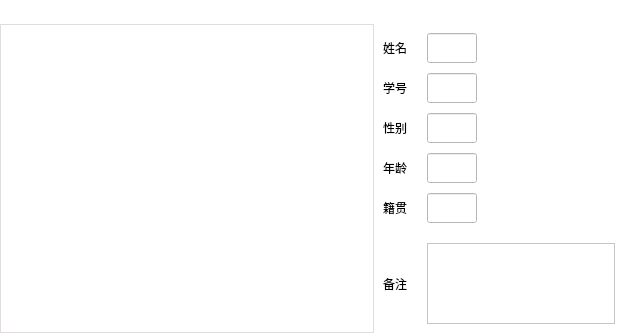
<?xml version="1.0" encoding="UTF-8"?>
<ui version="4.0">
 <class>TableOperaWidget</class>
 <widget class="QWidget" name="TableOperaWidget">
  <property name="geometry">
   <rect>
    <x>0</x>
    <y>0</y>
    <width>624</width>
    <height>333</height>
   </rect>
  </property>
  <property name="maximumSize">
   <size>
    <width>16777215</width>
    <height>16777215</height>
   </size>
  </property>
  <property name="windowTitle">
   <string>Form</string>
  </property>
  <property name="styleSheet">
   <string notr="true">background-color: rgb(255, 255, 255);</string>
  </property>
  <layout class="QGridLayout" name="gridLayout" rowstretch="1,13" columnstretch="3,2">
   <property name="leftMargin">
    <number>0</number>
   </property>
   <property name="topMargin">
    <number>0</number>
   </property>
   <property name="rightMargin">
    <number>0</number>
   </property>
   <property name="bottomMargin">
    <number>0</number>
   </property>
   <property name="spacing">
    <number>0</number>
   </property>
   <item row="1" column="0">
    <widget class="QTableView" name="tableView">
     <property name="styleSheet">
      <string notr="true">/*tablewidget 样式*/
QTableView#tableView{
    selection-background-color:rgb(255, 156, 75);
    background-color:white;/*整个表格的背景色，这里为白色*/
    border:1px solid #E0DDDC;/*边框为1像素，灰色*/
    gridline-color:lightgray;/*这个是表格的格子线的颜色，为亮灰*/
}
/*这里是表格表头样式*/
QHeaderView#tableView::section{
    background-color:white;/*背景色 白色*/
    border:0px solid #E0DDDC;/*先把边框宽度设为0，即隐藏所有表头边框*/
    border-bottom:1px solid #E0DDDC;/*然后只显示下边框，因为上边框和左右边框是整个Table的边框，都显示会有2px的边框宽度*/
    height:20px;/*表头高度*/
}</string>
     </property>
     <property name="verticalScrollBarPolicy">
      <enum>Qt::ScrollBarAsNeeded</enum>
     </property>
     <property name="horizontalScrollBarPolicy">
      <enum>Qt::ScrollBarAsNeeded</enum>
     </property>
     <property name="sizeAdjustPolicy">
      <enum>QAbstractScrollArea::AdjustToContents</enum>
     </property>
     <property name="gridStyle">
      <enum>Qt::SolidLine</enum>
     </property>
     <attribute name="horizontalHeaderCascadingSectionResizes">
      <bool>false</bool>
     </attribute>
     <attribute name="verticalHeaderCascadingSectionResizes">
      <bool>false</bool>
     </attribute>
    </widget>
   </item>
   <item row="0" column="0">
    <widget class="QWidget" name="operationBar" native="true">
     <property name="minimumSize">
      <size>
       <width>0</width>
       <height>20</height>
      </size>
     </property>
     <property name="maximumSize">
      <size>
       <width>16777215</width>
       <height>70</height>
      </size>
     </property>
     <layout class="QHBoxLayout" name="horizontalLayout" stretch="7,2,1,2">
      <property name="spacing">
       <number>0</number>
      </property>
      <property name="sizeConstraint">
       <enum>QLayout::SetMinAndMaxSize</enum>
      </property>
      <property name="leftMargin">
       <number>0</number>
      </property>
      <property name="topMargin">
       <number>0</number>
      </property>
      <property name="rightMargin">
       <number>0</number>
      </property>
      <property name="bottomMargin">
       <number>0</number>
      </property>
      <item>
       <spacer name="horizontalSpacer_2">
        <property name="orientation">
         <enum>Qt::Horizontal</enum>
        </property>
        <property name="sizeHint" stdset="0">
         <size>
          <width>175</width>
          <height>20</height>
         </size>
        </property>
       </spacer>
      </item>
      <item>
       <widget class="QToolButton" name="appendBtn">
        <property name="sizePolicy">
         <sizepolicy hsizetype="Preferred" vsizetype="Preferred">
          <horstretch>0</horstretch>
          <verstretch>0</verstretch>
         </sizepolicy>
        </property>
        <property name="minimumSize">
         <size>
          <width>10</width>
          <height>10</height>
         </size>
        </property>
        <property name="maximumSize">
         <size>
          <width>75</width>
          <height>75</height>
         </size>
        </property>
        <property name="toolTip">
         <string>添加学生</string>
        </property>
        <property name="statusTip">
         <string/>
        </property>
        <property name="styleSheet">
         <string notr="true">QToolButton#appendBtn
{
	background: transparent;
	border:none;
	border-image: url(:/picture/icon/appendIcon.png);
}
QToolButton#appendBtn:hover
{
		background-color: rgb(255, 156, 75);
}
QToolButton#appendBtn:clicked, QToolButton#appendBtn:pressed
{
	background-color: rgb(255, 84, 84);
}
</string>
        </property>
        <property name="text">
         <string/>
        </property>
        <property name="toolButtonStyle">
         <enum>Qt::ToolButtonTextUnderIcon</enum>
        </property>
       </widget>
      </item>
      <item>
       <spacer name="horizontalSpacer">
        <property name="orientation">
         <enum>Qt::Horizontal</enum>
        </property>
        <property name="sizeHint" stdset="0">
         <size>
          <width>24</width>
          <height>20</height>
         </size>
        </property>
       </spacer>
      </item>
      <item>
       <widget class="QToolButton" name="removeBtn">
        <property name="sizePolicy">
         <sizepolicy hsizetype="Preferred" vsizetype="Preferred">
          <horstretch>0</horstretch>
          <verstretch>0</verstretch>
         </sizepolicy>
        </property>
        <property name="minimumSize">
         <size>
          <width>10</width>
          <height>10</height>
         </size>
        </property>
        <property name="maximumSize">
         <size>
          <width>75</width>
          <height>75</height>
         </size>
        </property>
        <property name="toolTip">
         <string>删除当前学生</string>
        </property>
        <property name="styleSheet">
         <string notr="true">QToolButton#removeBtn
{
	background: transparent;
	border:none;
	border-image: url(:/picture/icon/deleteIcon.png);
}

QToolButton#removeBtn:hover
{
	background-color: rgb(255, 156, 75);
}

QToolButton#removeBtn:clicked, QToolButton#removeBtn:pressed
{
	background-color: rgb(255, 84, 84);
}</string>
        </property>
        <property name="text">
         <string/>
        </property>
        <property name="iconSize">
         <size>
          <width>100</width>
          <height>100</height>
         </size>
        </property>
        <property name="checkable">
         <bool>false</bool>
        </property>
        <property name="toolButtonStyle">
         <enum>Qt::ToolButtonTextUnderIcon</enum>
        </property>
       </widget>
      </item>
     </layout>
    </widget>
   </item>
   <item row="1" column="1">
    <widget class="QWidget" name="InfoWid" native="true">
     <layout class="QVBoxLayout" name="verticalLayout_2" stretch="5,2">
      <item>
       <layout class="QHBoxLayout" name="horizontalLayout_8" stretch="2,3">
        <property name="spacing">
         <number>0</number>
        </property>
        <item>
         <layout class="QVBoxLayout" name="verticalLayout">
          <property name="spacing">
           <number>0</number>
          </property>
          <property name="rightMargin">
           <number>5</number>
          </property>
          <item>
           <layout class="QHBoxLayout" name="horizontalLayout_3">
            <property name="spacing">
             <number>0</number>
            </property>
            <property name="sizeConstraint">
             <enum>QLayout::SetMinAndMaxSize</enum>
            </property>
            <item>
             <widget class="QLabel" name="label">
              <property name="text">
               <string>姓名</string>
              </property>
             </widget>
            </item>
            <item>
             <spacer name="horizontalSpacer_8">
              <property name="orientation">
               <enum>Qt::Horizontal</enum>
              </property>
              <property name="sizeType">
               <enum>QSizePolicy::Fixed</enum>
              </property>
              <property name="sizeHint" stdset="0">
               <size>
                <width>20</width>
                <height>10</height>
               </size>
              </property>
             </spacer>
            </item>
            <item>
             <widget class="QLineEdit" name="theName">
              <property name="sizePolicy">
               <sizepolicy hsizetype="Preferred" vsizetype="Preferred">
                <horstretch>0</horstretch>
                <verstretch>0</verstretch>
               </sizepolicy>
              </property>
              <property name="minimumSize">
               <size>
                <width>50</width>
                <height>30</height>
               </size>
              </property>
              <property name="maximumSize">
               <size>
                <width>200</width>
                <height>30</height>
               </size>
              </property>
             </widget>
            </item>
            <item>
             <spacer name="horizontalSpacer_3">
              <property name="orientation">
               <enum>Qt::Horizontal</enum>
              </property>
              <property name="sizeHint" stdset="0">
               <size>
                <width>40</width>
                <height>20</height>
               </size>
              </property>
             </spacer>
            </item>
           </layout>
          </item>
          <item>
           <spacer name="verticalSpacer_5">
            <property name="orientation">
             <enum>Qt::Vertical</enum>
            </property>
            <property name="sizeType">
             <enum>QSizePolicy::Maximum</enum>
            </property>
            <property name="sizeHint" stdset="0">
             <size>
              <width>20</width>
              <height>10</height>
             </size>
            </property>
           </spacer>
          </item>
          <item>
           <layout class="QHBoxLayout" name="horizontalLayout_4">
            <property name="spacing">
             <number>0</number>
            </property>
            <property name="sizeConstraint">
             <enum>QLayout::SetMinAndMaxSize</enum>
            </property>
            <item>
             <widget class="QLabel" name="label_2">
              <property name="text">
               <string>学号</string>
              </property>
             </widget>
            </item>
            <item>
             <spacer name="horizontalSpacer_9">
              <property name="orientation">
               <enum>Qt::Horizontal</enum>
              </property>
              <property name="sizeType">
               <enum>QSizePolicy::Fixed</enum>
              </property>
              <property name="sizeHint" stdset="0">
               <size>
                <width>20</width>
                <height>20</height>
               </size>
              </property>
             </spacer>
            </item>
            <item>
             <widget class="QLineEdit" name="theID">
              <property name="sizePolicy">
               <sizepolicy hsizetype="Preferred" vsizetype="Preferred">
                <horstretch>0</horstretch>
                <verstretch>0</verstretch>
               </sizepolicy>
              </property>
              <property name="minimumSize">
               <size>
                <width>50</width>
                <height>30</height>
               </size>
              </property>
              <property name="maximumSize">
               <size>
                <width>200</width>
                <height>30</height>
               </size>
              </property>
             </widget>
            </item>
            <item>
             <spacer name="horizontalSpacer_4">
              <property name="orientation">
               <enum>Qt::Horizontal</enum>
              </property>
              <property name="sizeHint" stdset="0">
               <size>
                <width>40</width>
                <height>20</height>
               </size>
              </property>
             </spacer>
            </item>
           </layout>
          </item>
          <item>
           <spacer name="verticalSpacer_4">
            <property name="orientation">
             <enum>Qt::Vertical</enum>
            </property>
            <property name="sizeType">
             <enum>QSizePolicy::Maximum</enum>
            </property>
            <property name="sizeHint" stdset="0">
             <size>
              <width>20</width>
              <height>10</height>
             </size>
            </property>
           </spacer>
          </item>
          <item>
           <layout class="QHBoxLayout" name="horizontalLayout_5">
            <property name="spacing">
             <number>0</number>
            </property>
            <property name="sizeConstraint">
             <enum>QLayout::SetMinAndMaxSize</enum>
            </property>
            <item>
             <widget class="QLabel" name="label_3">
              <property name="text">
               <string>性别</string>
              </property>
             </widget>
            </item>
            <item>
             <spacer name="horizontalSpacer_10">
              <property name="orientation">
               <enum>Qt::Horizontal</enum>
              </property>
              <property name="sizeType">
               <enum>QSizePolicy::Fixed</enum>
              </property>
              <property name="sizeHint" stdset="0">
               <size>
                <width>20</width>
                <height>20</height>
               </size>
              </property>
             </spacer>
            </item>
            <item>
             <widget class="QLineEdit" name="theGender">
              <property name="sizePolicy">
               <sizepolicy hsizetype="Preferred" vsizetype="Preferred">
                <horstretch>0</horstretch>
                <verstretch>0</verstretch>
               </sizepolicy>
              </property>
              <property name="minimumSize">
               <size>
                <width>50</width>
                <height>30</height>
               </size>
              </property>
              <property name="maximumSize">
               <size>
                <width>200</width>
                <height>30</height>
               </size>
              </property>
             </widget>
            </item>
            <item>
             <spacer name="horizontalSpacer_5">
              <property name="orientation">
               <enum>Qt::Horizontal</enum>
              </property>
              <property name="sizeHint" stdset="0">
               <size>
                <width>40</width>
                <height>20</height>
               </size>
              </property>
             </spacer>
            </item>
           </layout>
          </item>
          <item>
           <spacer name="verticalSpacer_3">
            <property name="orientation">
             <enum>Qt::Vertical</enum>
            </property>
            <property name="sizeType">
             <enum>QSizePolicy::Maximum</enum>
            </property>
            <property name="sizeHint" stdset="0">
             <size>
              <width>20</width>
              <height>10</height>
             </size>
            </property>
           </spacer>
          </item>
          <item>
           <layout class="QHBoxLayout" name="horizontalLayout_6">
            <property name="spacing">
             <number>0</number>
            </property>
            <property name="sizeConstraint">
             <enum>QLayout::SetMinAndMaxSize</enum>
            </property>
            <item>
             <widget class="QLabel" name="label_4">
              <property name="text">
               <string>年龄</string>
              </property>
             </widget>
            </item>
            <item>
             <spacer name="horizontalSpacer_11">
              <property name="orientation">
               <enum>Qt::Horizontal</enum>
              </property>
              <property name="sizeType">
               <enum>QSizePolicy::Fixed</enum>
              </property>
              <property name="sizeHint" stdset="0">
               <size>
                <width>20</width>
                <height>20</height>
               </size>
              </property>
             </spacer>
            </item>
            <item>
             <widget class="QLineEdit" name="theAge">
              <property name="sizePolicy">
               <sizepolicy hsizetype="Preferred" vsizetype="Preferred">
                <horstretch>0</horstretch>
                <verstretch>0</verstretch>
               </sizepolicy>
              </property>
              <property name="minimumSize">
               <size>
                <width>50</width>
                <height>30</height>
               </size>
              </property>
              <property name="maximumSize">
               <size>
                <width>200</width>
                <height>30</height>
               </size>
              </property>
             </widget>
            </item>
            <item>
             <spacer name="horizontalSpacer_6">
              <property name="orientation">
               <enum>Qt::Horizontal</enum>
              </property>
              <property name="sizeHint" stdset="0">
               <size>
                <width>40</width>
                <height>20</height>
               </size>
              </property>
             </spacer>
            </item>
           </layout>
          </item>
          <item>
           <spacer name="verticalSpacer_2">
            <property name="orientation">
             <enum>Qt::Vertical</enum>
            </property>
            <property name="sizeType">
             <enum>QSizePolicy::Maximum</enum>
            </property>
            <property name="sizeHint" stdset="0">
             <size>
              <width>20</width>
              <height>10</height>
             </size>
            </property>
           </spacer>
          </item>
          <item>
           <layout class="QHBoxLayout" name="horizontalLayout_7">
            <property name="spacing">
             <number>0</number>
            </property>
            <property name="sizeConstraint">
             <enum>QLayout::SetMinAndMaxSize</enum>
            </property>
            <item>
             <widget class="QLabel" name="label_5">
              <property name="text">
               <string>籍贯</string>
              </property>
             </widget>
            </item>
            <item>
             <spacer name="horizontalSpacer_12">
              <property name="orientation">
               <enum>Qt::Horizontal</enum>
              </property>
              <property name="sizeType">
               <enum>QSizePolicy::Fixed</enum>
              </property>
              <property name="sizeHint" stdset="0">
               <size>
                <width>20</width>
                <height>20</height>
               </size>
              </property>
             </spacer>
            </item>
            <item>
             <widget class="QLineEdit" name="theNativePlace">
              <property name="sizePolicy">
               <sizepolicy hsizetype="Preferred" vsizetype="Preferred">
                <horstretch>0</horstretch>
                <verstretch>0</verstretch>
               </sizepolicy>
              </property>
              <property name="minimumSize">
               <size>
                <width>50</width>
                <height>30</height>
               </size>
              </property>
              <property name="maximumSize">
               <size>
                <width>200</width>
                <height>30</height>
               </size>
              </property>
             </widget>
            </item>
            <item>
             <spacer name="horizontalSpacer_7">
              <property name="orientation">
               <enum>Qt::Horizontal</enum>
              </property>
              <property name="sizeHint" stdset="0">
               <size>
                <width>40</width>
                <height>20</height>
               </size>
              </property>
             </spacer>
            </item>
           </layout>
          </item>
          <item>
           <spacer name="verticalSpacer">
            <property name="orientation">
             <enum>Qt::Vertical</enum>
            </property>
            <property name="sizeType">
             <enum>QSizePolicy::Maximum</enum>
            </property>
            <property name="sizeHint" stdset="0">
             <size>
              <width>20</width>
              <height>10</height>
             </size>
            </property>
           </spacer>
          </item>
         </layout>
        </item>
        <item>
         <widget class="labelWithPbtn" name="thePhoto">
          <property name="sizePolicy">
           <sizepolicy hsizetype="Expanding" vsizetype="Expanding">
            <horstretch>0</horstretch>
            <verstretch>0</verstretch>
           </sizepolicy>
          </property>
          <property name="minimumSize">
           <size>
            <width>100</width>
            <height>100</height>
           </size>
          </property>
          <property name="text">
           <string/>
          </property>
          <property name="pixmap">
           <pixmap resource="rsc.qrc">:/picture/icon/defaultPhoto.png</pixmap>
          </property>
          <property name="scaledContents">
           <bool>true</bool>
          </property>
          <property name="alignment">
           <set>Qt::AlignCenter</set>
          </property>
         </widget>
        </item>
       </layout>
      </item>
      <item>
       <layout class="QHBoxLayout" name="horizontalLayout_2">
        <property name="spacing">
         <number>0</number>
        </property>
        <property name="sizeConstraint">
         <enum>QLayout::SetMaximumSize</enum>
        </property>
        <item>
         <widget class="QLabel" name="label_7">
          <property name="text">
           <string>备注</string>
          </property>
         </widget>
        </item>
        <item>
         <spacer name="horizontalSpacer_13">
          <property name="orientation">
           <enum>Qt::Horizontal</enum>
          </property>
          <property name="sizeType">
           <enum>QSizePolicy::Fixed</enum>
          </property>
          <property name="sizeHint" stdset="0">
           <size>
            <width>20</width>
            <height>20</height>
           </size>
          </property>
         </spacer>
        </item>
        <item>
         <widget class="QPlainTextEdit" name="theMemo">
          <property name="minimumSize">
           <size>
            <width>50</width>
            <height>50</height>
           </size>
          </property>
          <property name="maximumSize">
           <size>
            <width>1677715</width>
            <height>1677715</height>
           </size>
          </property>
         </widget>
        </item>
       </layout>
      </item>
     </layout>
    </widget>
   </item>
  </layout>
 </widget>
 <customwidgets>
  <customwidget>
   <class>labelWithPbtn</class>
   <extends>QLabel</extends>
   <header>labelWithPbtn.h</header>
  </customwidget>
 </customwidgets>
 <resources>
  <include location="rsc.qrc"/>
 </resources>
 <connections/>
</ui>
